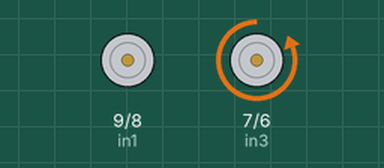
This sketch was run on a simulated Arduino Uno, built with avr-gcc and run on an emulated ATmega328P. Shown: motor-driver pin pairs drawn as motors (green arrow = first pin HIGH = forward, orange = second pin HIGH = backward, longer = more drive, scaled by the enable pin).

Above: at 1.0 s.
At 3.0 s:
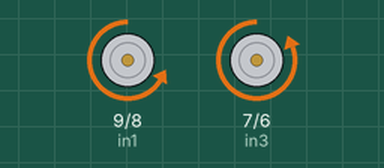
At 7.0 s:
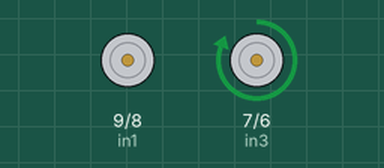
At 11.0 s:
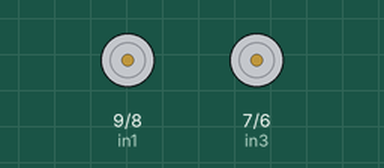
Timing chart, 0 to 15.6 s (numbered marks = the images above):
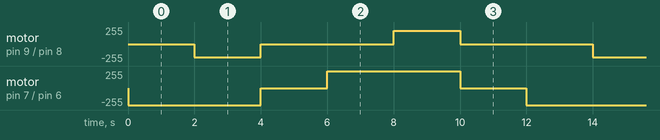

The sketch:

RC_Car_DC_Motor_Test.ino
```cpp
// connect motor controller pins to Arduino digital pins
// motor one
int enA = 10;
int in1 = 9;
int in2 = 8;
//motor two
int in3 = 7;
int in4 = 6;
int enB = 5;
int Speed = 200;
int SpeedB = 255; //Go the maximum ammount you can turn

void Forward();
void Reverse();
void Left();
void Right();
void Brake();

void setup()
{
  // set all the motor control pins to outputs
  pinMode(enA, OUTPUT);
  pinMode(in1, OUTPUT);
  pinMode(in2, OUTPUT);
  pinMode(enB, OUTPUT);
  pinMode(in3, OUTPUT);
  pinMode(in4, OUTPUT);
}

void loop()
{
  //Backup to the left
  Left();
  delay(2000);
  Backward();
  delay(2000);
  Brake();
  delay(2000);

  //Forward to the right
  Right();
  delay(2000);
  Forward();
  delay(2000);
  Brake();
  delay(2000);
}
void Left(){
  analogWrite(enB, SpeedB);
  digitalWrite(in3, LOW);
  digitalWrite(in4, HIGH);
}
void Right(){
  analogWrite(enB, SpeedB);
  digitalWrite(in4, LOW);
  digitalWrite(in3, HIGH);
}
void Backward()
{
  analogWrite(enA, Speed);
  digitalWrite(in1, LOW);
  digitalWrite(in2, HIGH);
}
void Forward()
{
  analogWrite(enA, Speed);
  digitalWrite(in1, HIGH);
  digitalWrite(in2, LOW);
}
void Brake()
{
  digitalWrite(in1, LOW);
  digitalWrite(in2, LOW);
  digitalWrite(in3, LOW);
  digitalWrite(in4, LOW);
  analogWrite(enA, Speed);
  analogWrite(enB, Speed);
}
```

Measured:
- by itself, motor on pin 9 (in1) / pin 8 (in2): repeats every 12.0 s: stopped 4.0 s, forward 200/255 2.0 s, stopped 4.0 s, backward 200/255 2.0 s
- by itself, motor on pin 7 (in3) / pin 6 (in4): repeats every 12.0 s: stopped 2.0 s, forward 255/255 4.0 s, stopped 2.0 s, backward 255/255 4.0 s
